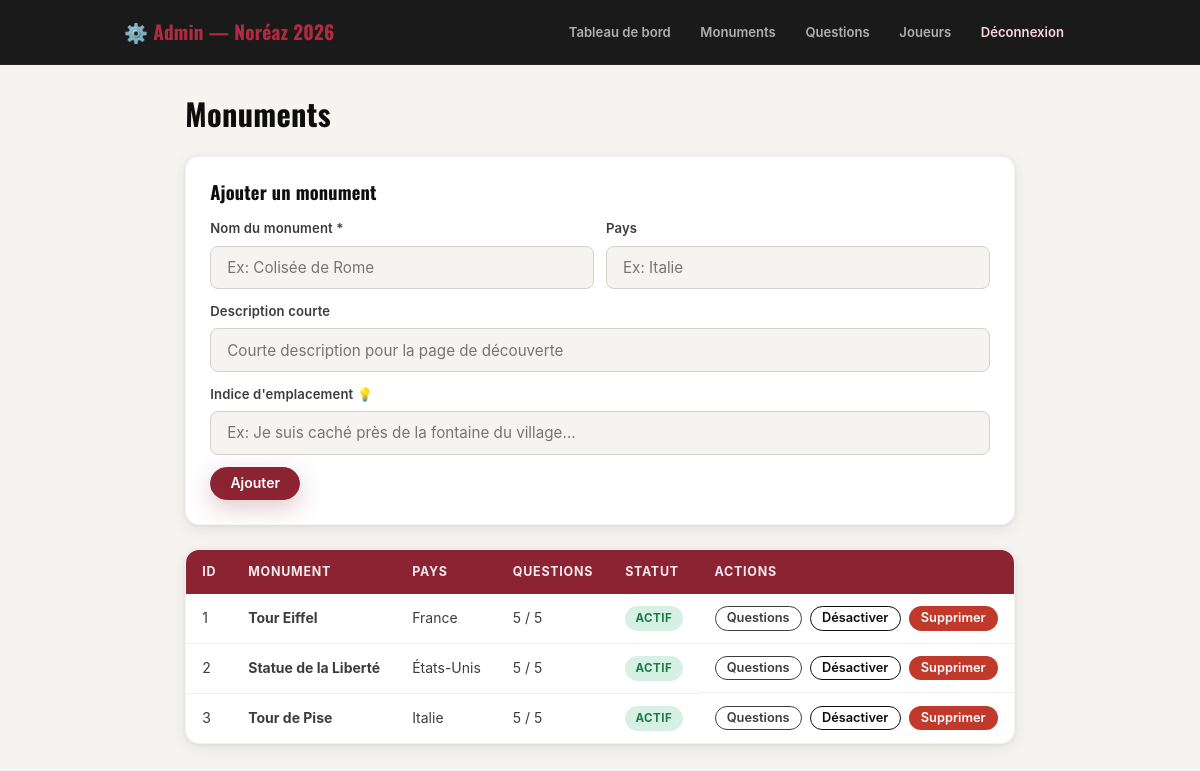
The app's page /admin/monuments.php (signed in) with its own data.
### tables this page shows
CREATE TABLE `monuments` (
    `id`          INT UNSIGNED AUTO_INCREMENT PRIMARY KEY,
    `name`        VARCHAR(150) NOT NULL,
    `slug`        VARCHAR(150) NOT NULL UNIQUE,
    `description` TEXT,
    `country`     VARCHAR(100),
    `image`       VARCHAR(255),
    `hint`        VARCHAR(255),
    `qr_token`    VARCHAR(64) NOT NULL UNIQUE,
    `active`      TINYINT(1) NOT NULL DEFAULT 1,
    `created_at`  DATETIME NOT NULL DEFAULT CURRENT_TIMESTAMP
);

### includes/bootstrap.php (called while the page is built, shortened)
<?php
function pdo(): PDO {
    static $pdo = null;
    if ($pdo === null) {
        $dsn = 'mysql:host=' . DB_HOST . ';dbname=' . DB_NAME . ';charset=' . DB_CHARSET;
        $pdo = new PDO($dsn, DB_USER, DB_PASS, [
            PDO::ATTR_ERRMODE            => PDO::ERRMODE_EXCEPTION,
            PDO::ATTR_DEFAULT_FETCH_MODE => PDO::FETCH_ASSOC,
            PDO::ATTR_EMULATE_PREPARES   => false,
        ]);
    }
    return $pdo;
}

### admin/monuments.php (the view, shortened to what this page needs)
<?php
require_once __DIR__ . '/../includes/bootstrap.php';
$monuments = pdo()->query(
    'SELECT m.*, COUNT(q.id) AS nb_questions
     FROM monuments m LEFT JOIN questions q ON q.monument_id = m.id
     GROUP BY m.id ORDER BY m.id'
)->fetchAll();
?>
<!DOCTYPE html>
<html lang="fr">
<head>
    <link rel="stylesheet" href="/assets/css/style.css">
</head>
<body>
<header class="admin-header">
    <div class="container">
        <h1>⚙️ Admin — Noréaz 2026</h1>
        <nav class="admin-nav">
            <a href="/admin/">Tableau de bord</a>
            <a href="/admin/monuments.php">Monuments</a>
            <a href="/admin/questions.php">Questions</a>
            <a href="/admin/users.php">Joueurs</a>
            <a href="/admin/logout.php" style="color:#f8d7da">Déconnexion</a>
        </nav>
    </div>
</header>
<div class="container">
    <div class="section-header">
        <h2>Monuments</h2>
    </div>
    <div class="card" style="margin-bottom:1.5rem">
        <div class="card-body">
            <h3 style="margin-bottom:1rem">Ajouter un monument</h3>
            <form method="post" style="display:grid;grid-template-columns:1fr 1fr;gap:.75rem">
                <div class="form-group" style="margin:0">
                    <label>Nom du monument *</label>
                    <input type="text" name="name" required placeholder="Ex: Colisée de Rome">
                </div>
                <div class="form-group" style="margin:0">
                    <label>Pays</label>
                    <input type="text" name="country" placeholder="Ex: Italie">
                </div>
                <div class="form-group" style="margin:0;grid-column:1/-1">
                    <label>Description courte</label>
                    <input type="text" name="desc" placeholder="Courte description pour la page de découverte">
                </div>
                <div class="form-group" style="margin:0;grid-column:1/-1">
                    <label>Indice d'emplacement 💡</label>
                    <input type="text" name="hint" placeholder="Ex: Je suis caché près de la fontaine du village…">
                </div>
                <div style="grid-column:1/-1">
                    <button type="submit" class="btn btn-primary">Ajouter</button>
                </div>
            </form>
        </div>
    </div>
    <table class="admin-table">
        <thead>
            <tr>
                <th>ID</th>
                <th>Monument</th>
                <th>Pays</th>
                <th>Questions</th>
                <th>Statut</th>
                <th>Actions</th>
            </tr>
        </thead>
        <tbody>
        <?php foreach ($monuments as $m): ?>
            <tr>
                <td><?= $m['id'] ?></td>
                <td><strong><?= htmlspecialchars($m['name']) ?></strong></td>
                <td><?= htmlspecialchars($m['country'] ?? '—') ?></td>
                <td><?= (int)$m['nb_questions'] ?> / <?= QUIZ_QUESTIONS ?></td>
                <td>
                    <span class="badge <?= $m['active'] ? 'badge-active' : 'badge-inactive' ?>">
                        <?= $m['active'] ? 'Actif' : 'Inactif' ?>
                    </span>
                </td>
                <td style="display:flex;gap:.5rem;flex-wrap:wrap">
                    <a href="/admin/questions.php?monument_id=<?= $m['id'] ?>" class="btn btn-outline" style="color:var(--bordeaux);border-color:var(--bordeaux);font-size:.8rem;padding:.3rem .7rem">Questions</a>
                    <a href="/admin/monuments.php?toggle=<?= $m['id'] ?>"
                       class="btn btn-outline"
                       style="font-size:.8rem;padding:.3rem .7rem;color:var(--black);border-color:var(--black)"
                       onclick="return confirm('Changer le statut de ce monument ?')">
                        <?= $m['active'] ? 'Désactiver' : 'Activer' ?>
                    </a>
                    <a href="/admin/monuments.php?delete=<?= $m['id'] ?>"
                       class="btn"
                       style="background:var(--danger);color:white;font-size:.8rem;padding:.3rem .7rem"
                       onclick="return confirm('Supprimer ce monument et toutes ses questions ?')">
                        Supprimer
                    </a>
                </td>
            </tr>
        <?php endforeach; ?>
        </tbody>
    </table>
</div>
</body>
</html>

### assets/css/style.css (style rules this page uses)
:root { --red: #8C2333; --red-dark: #6B1A27; --red-light: #B02B3F; --red-glow: rgba(140, 35, 51, .15); --black: #0D0D0D; --gray-900: #1A1A1A; --gray-700: #3D3D3D; --gray-500: #6B6B6B; --gray-300: #D4D0CB; --gray-100: #F0EDE8; --surface: #FFFFFF; --bg: #F6F4F1; --success: #1A7A4A; --success-bg: #D6F0E3; --danger: #C0392B; --danger-bg: #FDECEA; --info-bg: #EEF4FF; --info: #2563EB; --radius-sm: 8px; --radius: 14px; --radius-lg: 20px; --radius-full: 999px; --shadow-sm: 0 1px 4px rgba(0,0,0,.06), 0 2px 8px rgba(0,0,0,.04); --shadow: 0 4px 16px rgba(0,0,0,.08), 0 1px 4px rgba(0,0,0,.05); --shadow-lg: 0 12px 40px rgba(0,0,0,.12), 0 2px 8px rgba(0,0,0,.06); --shadow-red: 0 8px 24px rgba(140,35,51,.25); --transition: .2s cubic-bezier(.4,0,.2,1); }
*, *::before, *::after { box-sizing: border-box; margin: 0; padding: 0; }
html { font-size: 16px; scroll-behavior: smooth; -webkit-font-smoothing: antialiased; }
body { font-family: 'Inter', sans-serif; background: var(--bg); color: var(--gray-900); line-height: 1.6; min-height: 100vh; display: flex; flex-direction: column; }
h1, h2, h3, h4 { font-family: 'Oswald', sans-serif; line-height: 1.15; color: var(--black); letter-spacing: .01em; }
h1 { font-size: clamp(1.9rem, 5vw, 3rem); font-weight: 700; }
h2 { font-size: clamp(1.35rem, 3.5vw, 1.9rem); font-weight: 700; }
h3 { font-size: 1.15rem; font-weight: 700; }
a { color: var(--red); text-decoration: none; }
.container { max-width: 1000px; margin: 0 auto; padding: 0 1.5rem; }
.btn { display: inline-flex; align-items: center; justify-content: center; gap: .4rem; padding: .55rem 1.2rem; border-radius: var(--radius-full); font-family: 'Inter', sans-serif; font-size: .875rem; font-weight: 600; cursor: pointer; border: 1.5px solid transparent; transition: all var(--transition); text-decoration: none; white-space: nowrap; line-height: 1; }
.btn-primary { background: var(--red); color: #fff; border-color: var(--red); box-shadow: var(--shadow-red); }
.btn-outline { background: transparent; color: rgba(255,255,255,.85); border-color: rgba(255,255,255,.25); }
.card { background: var(--surface); border-radius: var(--radius); box-shadow: var(--shadow); border: 1px solid rgba(0,0,0,.05); overflow: hidden; }
.card-body { padding: 1.5rem; }
.form-group { margin-bottom: 1.1rem; }
.form-group label { display: block; font-weight: 600; font-size: .82rem; margin-bottom: .4rem; color: var(--gray-700); letter-spacing: .01em; }
.form-group input { width: 100%; padding: .7rem 1rem; border: 1.5px solid var(--gray-300); border-radius: var(--radius-sm); font-size: .95rem; font-family: 'Inter', sans-serif; background: var(--bg); color: var(--black); transition: border-color var(--transition), box-shadow var(--transition); }
.admin-header { background: var(--gray-900); padding: 1rem 0; margin-bottom: 2rem; border-bottom: 1px solid rgba(255,255,255,.06); }
.admin-header .container { display: flex; align-items: center; justify-content: space-between; flex-wrap: wrap; gap: .75rem; }
.admin-header h1 { font-family: 'Oswald', sans-serif; font-size: 1.2rem; color: var(--red-light); }
.admin-nav { display: flex; gap: .35rem; flex-wrap: wrap; }
.admin-nav a { color: rgba(255,255,255,.65); font-size: .82rem; font-weight: 600; padding: .35rem .75rem; border-radius: var(--radius-full); transition: all var(--transition); text-decoration: none; }
.admin-table { width: 100%; border-collapse: separate; border-spacing: 0; background: var(--surface); border-radius: var(--radius); overflow: hidden; box-shadow: var(--shadow); border: 1px solid rgba(0,0,0,.05); }
.admin-table th { background: var(--red); color: rgba(255,255,255,.9); padding: .75rem 1rem; text-align: left; font-size: .78rem; font-weight: 700; letter-spacing: .06em; text-transform: uppercase; }
.admin-table td { padding: .75rem 1rem; border-bottom: 1px solid var(--gray-100); font-size: .875rem; vertical-align: middle; color: var(--gray-700); }
.admin-table tr:last-child td { border-bottom: none; }
.badge { display: inline-flex; align-items: center; padding: .2rem .65rem; border-radius: var(--radius-full); font-size: .72rem; font-weight: 700; letter-spacing: .04em; text-transform: uppercase; }
.badge-active { background: var(--success-bg); color: var(--success); }
.section-header { display: flex; align-items: center; justify-content: space-between; margin-bottom: 1.5rem; flex-wrap: wrap; gap: .75rem; }

### records on screen
monuments: id "1", name "Tour Eiffel", country "France", nb_questions "5", active "ACTIF"
monuments: id "2", name "Statue de la Liberté", country "États-Unis", nb_questions "5", active "ACTIF"
monuments: id "3", name "Tour de Pise", country "Italie", nb_questions "5", active "ACTIF"
